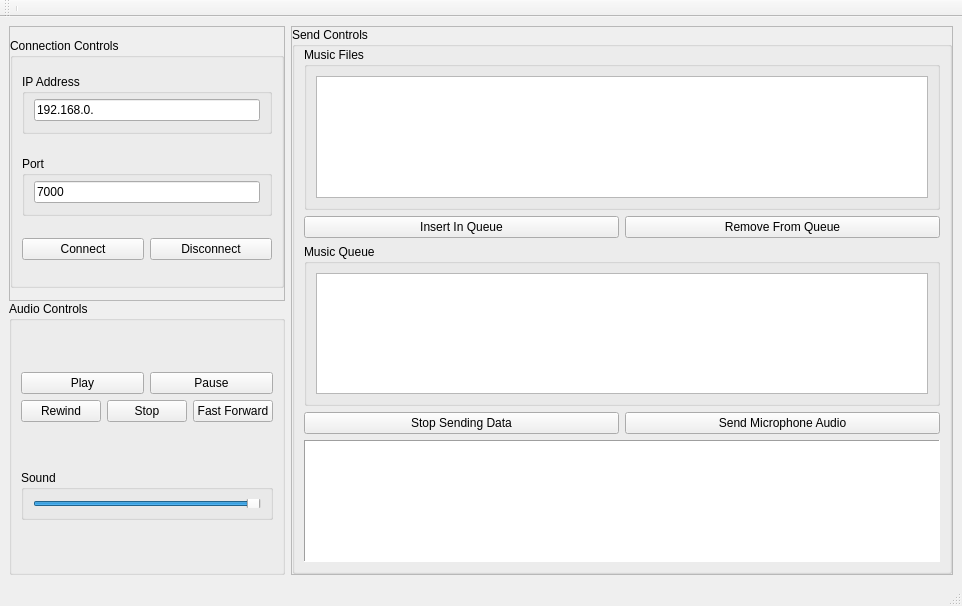
<?xml version="1.0" encoding="UTF-8"?>
<ui version="4.0">
 <class>PeerToPeer</class>
 <widget class="QMainWindow" name="PeerToPeer">
  <property name="geometry">
   <rect>
    <x>0</x>
    <y>0</y>
    <width>962</width>
    <height>606</height>
   </rect>
  </property>
  <property name="windowTitle">
   <string>Peer To Peer</string>
  </property>
  <widget class="QWidget" name="centralWidget">
   <layout class="QHBoxLayout" name="horizontalLayout_3">
    <item>
     <widget class="QWidget" name="widget" native="true">
      <layout class="QHBoxLayout" name="horizontalLayout_5" stretch="0,100">
       <property name="leftMargin">
        <number>0</number>
       </property>
       <property name="topMargin">
        <number>0</number>
       </property>
       <property name="rightMargin">
        <number>0</number>
       </property>
       <property name="bottomMargin">
        <number>0</number>
       </property>
       <item>
        <widget class="QFrame" name="frame_2">
         <layout class="QVBoxLayout" name="verticalLayout_15">
          <property name="spacing">
           <number>0</number>
          </property>
          <property name="leftMargin">
           <number>0</number>
          </property>
          <property name="topMargin">
           <number>0</number>
          </property>
          <property name="rightMargin">
           <number>0</number>
          </property>
          <property name="bottomMargin">
           <number>0</number>
          </property>
          <item>
           <widget class="QFrame" name="frame_3">
            <property name="frameShape">
             <enum>QFrame::StyledPanel</enum>
            </property>
            <property name="frameShadow">
             <enum>QFrame::Raised</enum>
            </property>
            <layout class="QVBoxLayout" name="verticalLayout_7">
             <property name="spacing">
              <number>0</number>
             </property>
             <property name="leftMargin">
              <number>0</number>
             </property>
             <property name="topMargin">
              <number>0</number>
             </property>
             <property name="rightMargin">
              <number>0</number>
             </property>
             <property name="bottomMargin">
              <number>0</number>
             </property>
             <item>
              <widget class="QGroupBox" name="groupBox_6">
               <property name="maximumSize">
                <size>
                 <width>16777215</width>
                 <height>250</height>
                </size>
               </property>
               <property name="layoutDirection">
                <enum>Qt::LeftToRight</enum>
               </property>
               <property name="title">
                <string>Connection Controls</string>
               </property>
               <property name="alignment">
                <set>Qt::AlignLeading|Qt::AlignLeft|Qt::AlignTop</set>
               </property>
               <layout class="QVBoxLayout" name="verticalLayout_10">
                <property name="topMargin">
                 <number>0</number>
                </property>
                <item>
                 <widget class="QGroupBox" name="groupBox_7">
                  <property name="maximumSize">
                   <size>
                    <width>16777215</width>
                    <height>60</height>
                   </size>
                  </property>
                  <property name="title">
                   <string>IP Address</string>
                  </property>
                  <layout class="QVBoxLayout" name="verticalLayout_8">
                   <property name="topMargin">
                    <number>5</number>
                   </property>
                   <item>
                    <widget class="QLineEdit" name="lineIPAddress">
                     <property name="text">
                      <string>192.168.0.</string>
                     </property>
                    </widget>
                   </item>
                  </layout>
                 </widget>
                </item>
                <item>
                 <widget class="QGroupBox" name="groupBox_8">
                  <property name="maximumSize">
                   <size>
                    <width>16777215</width>
                    <height>60</height>
                   </size>
                  </property>
                  <property name="title">
                   <string>Port</string>
                  </property>
                  <layout class="QVBoxLayout" name="verticalLayout_9">
                   <property name="topMargin">
                    <number>5</number>
                   </property>
                   <item>
                    <widget class="QLineEdit" name="linePort">
                     <property name="text">
                      <string>7000</string>
                     </property>
                    </widget>
                   </item>
                  </layout>
                 </widget>
                </item>
                <item>
                 <layout class="QHBoxLayout" name="horizontalLayout_9">
                  <item>
                   <widget class="QPushButton" name="buttonConnect">
                    <property name="text">
                     <string>Connect</string>
                    </property>
                   </widget>
                  </item>
                  <item>
                   <widget class="QPushButton" name="buttonDisconnect">
                    <property name="text">
                     <string>Disconnect</string>
                    </property>
                   </widget>
                  </item>
                 </layout>
                </item>
               </layout>
              </widget>
             </item>
            </layout>
           </widget>
          </item>
          <item>
           <layout class="QVBoxLayout" name="verticalLayout_12" stretch="0">
            <property name="spacing">
             <number>10</number>
            </property>
            <item>
             <widget class="QGroupBox" name="groupBox_4">
              <property name="maximumSize">
               <size>
                <width>16777215</width>
                <height>16777215</height>
               </size>
              </property>
              <property name="title">
               <string>Audio Controls</string>
              </property>
              <layout class="QVBoxLayout" name="verticalLayout_5">
               <item>
                <layout class="QGridLayout" name="gridLayout_2">
                 <item row="1" column="0">
                  <layout class="QHBoxLayout" name="horizontalLayout_4">
                   <item>
                    <widget class="QPushButton" name="buttonRewindAudio">
                     <property name="text">
                      <string>Rewind</string>
                     </property>
                    </widget>
                   </item>
                   <item>
                    <widget class="QPushButton" name="buttonStopAudio">
                     <property name="text">
                      <string>Stop</string>
                     </property>
                    </widget>
                   </item>
                   <item>
                    <widget class="QPushButton" name="buttonForwardAudio">
                     <property name="text">
                      <string>Fast Forward</string>
                     </property>
                    </widget>
                   </item>
                  </layout>
                 </item>
                 <item row="0" column="0">
                  <layout class="QHBoxLayout" name="horizontalLayout_2">
                   <item>
                    <widget class="QPushButton" name="buttonPlay">
                     <property name="text">
                      <string>Play</string>
                     </property>
                    </widget>
                   </item>
                   <item>
                    <widget class="QPushButton" name="buttonPauseAudio">
                     <property name="text">
                      <string>Pause</string>
                     </property>
                    </widget>
                   </item>
                  </layout>
                 </item>
                </layout>
               </item>
               <item>
                <widget class="QGroupBox" name="groupBox_5">
                 <property name="maximumSize">
                  <size>
                   <width>16777215</width>
                   <height>50</height>
                  </size>
                 </property>
                 <property name="title">
                  <string>Sound</string>
                 </property>
                 <layout class="QVBoxLayout" name="verticalLayout_6">
                  <item>
                   <widget class="QSlider" name="sliderSound">
                    <property name="maximum">
                     <number>100</number>
                    </property>
                    <property name="pageStep">
                     <number>1</number>
                    </property>
                    <property name="value">
                     <number>100</number>
                    </property>
                    <property name="orientation">
                     <enum>Qt::Horizontal</enum>
                    </property>
                   </widget>
                  </item>
                 </layout>
                </widget>
               </item>
              </layout>
             </widget>
            </item>
           </layout>
          </item>
         </layout>
        </widget>
       </item>
       <item>
        <widget class="QFrame" name="frame">
         <property name="frameShape">
          <enum>QFrame::StyledPanel</enum>
         </property>
         <property name="frameShadow">
          <enum>QFrame::Raised</enum>
         </property>
         <layout class="QVBoxLayout" name="verticalLayout_13">
          <property name="leftMargin">
           <number>0</number>
          </property>
          <property name="topMargin">
           <number>0</number>
          </property>
          <property name="rightMargin">
           <number>0</number>
          </property>
          <property name="bottomMargin">
           <number>0</number>
          </property>
          <item>
           <layout class="QVBoxLayout" name="verticalLayout_3">
            <item>
             <widget class="QGroupBox" name="groupBox_3">
              <property name="title">
               <string>Send Controls</string>
              </property>
              <layout class="QVBoxLayout" name="verticalLayout_4">
               <property name="topMargin">
                <number>0</number>
               </property>
               <item>
                <widget class="QGroupBox" name="groupBox_2">
                 <property name="title">
                  <string>Music Files</string>
                 </property>
                 <layout class="QVBoxLayout" name="verticalLayout_2">
                  <item>
                   <widget class="QListWidget" name="listMusicFiles"/>
                  </item>
                 </layout>
                </widget>
               </item>
               <item>
                <layout class="QHBoxLayout" name="horizontalLayout">
                 <item>
                  <widget class="QPushButton" name="QueueAddButton">
                   <property name="text">
                    <string>Insert In Queue</string>
                   </property>
                  </widget>
                 </item>
                 <item>
                  <widget class="QPushButton" name="QueueRemoveButton">
                   <property name="text">
                    <string>Remove From Queue</string>
                   </property>
                  </widget>
                 </item>
                </layout>
               </item>
               <item>
                <widget class="QGroupBox" name="groupBox">
                 <property name="title">
                  <string>Music Queue</string>
                 </property>
                 <layout class="QVBoxLayout" name="verticalLayout">
                  <item>
                   <widget class="QListWidget" name="listQueueFiles"/>
                  </item>
                 </layout>
                </widget>
               </item>
               <item>
                <layout class="QHBoxLayout" name="horizontalLayout_6">
                 <item>
                  <widget class="QPushButton" name="DataSendingButton">
                   <property name="mouseTracking">
                    <bool>false</bool>
                   </property>
                   <property name="text">
                    <string>Stop Sending Data</string>
                   </property>
                  </widget>
                 </item>
                 <item>
                  <widget class="QPushButton" name="SendMicrophone">
                   <property name="text">
                    <string>Send Microphone Audio</string>
                   </property>
                  </widget>
                 </item>
                </layout>
               </item>
               <item>
                <widget class="QListWidget" name="StatusBar">
                 <property name="frameShape">
                  <enum>QFrame::Panel</enum>
                 </property>
                </widget>
               </item>
              </layout>
             </widget>
            </item>
           </layout>
          </item>
         </layout>
        </widget>
       </item>
      </layout>
     </widget>
    </item>
   </layout>
  </widget>
  <widget class="QMenuBar" name="menuBar">
   <property name="geometry">
    <rect>
     <x>0</x>
     <y>0</y>
     <width>962</width>
     <height>21</height>
    </rect>
   </property>
  </widget>
  <widget class="QToolBar" name="mainToolBar">
   <attribute name="toolBarArea">
    <enum>TopToolBarArea</enum>
   </attribute>
   <attribute name="toolBarBreak">
    <bool>false</bool>
   </attribute>
   <addaction name="separator"/>
  </widget>
  <widget class="QStatusBar" name="statusBar"/>
 </widget>
 <resources/>
 <connections/>
</ui>
